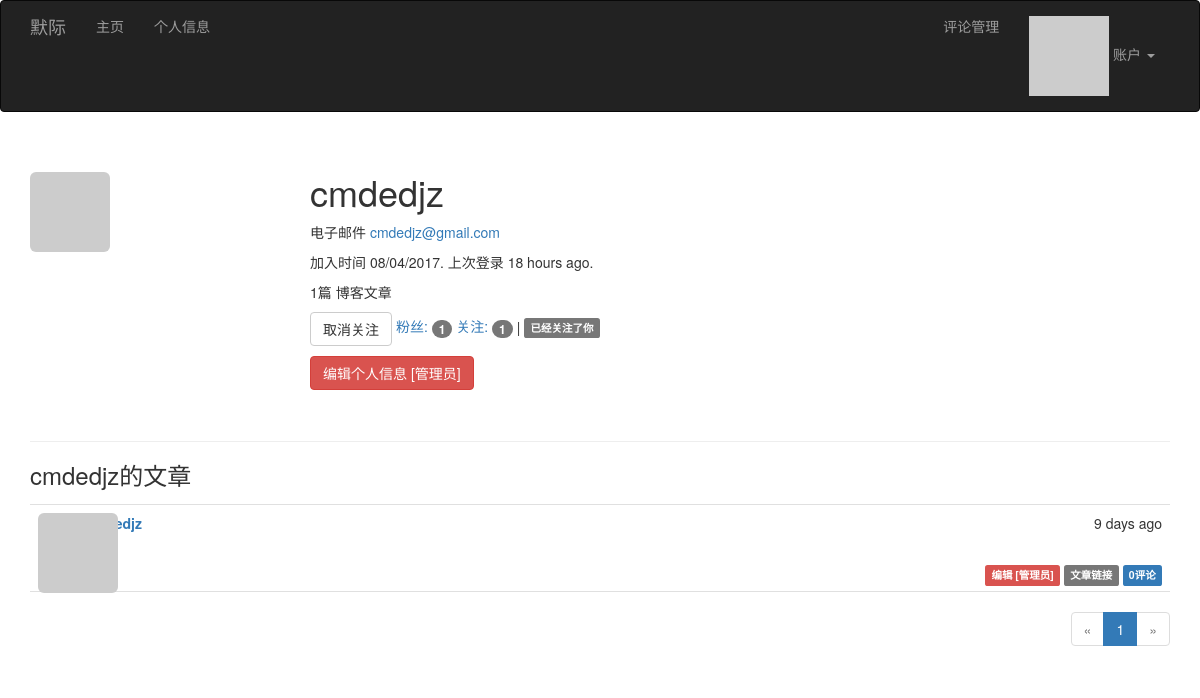
Page /user/cmdedjz (signed in) on the committed database.
### app/models.py (models this page shows, shortened)
class User(UserMixin, db.Model):
	__tablename__ = 'users'
	id = db.Column(db.Integer, primary_key=True)
	email = db.Column(db.String(64), unique=True, index=True)
	username = db.Column(db.String(64), unique=True, index=True)
	password_hash = db.Column(db.String(128))
	role_id = db.Column(db.Integer, db.ForeignKey('roles.id'))
	confirmed = db.Column(db.Boolean, default=False)
	name = db.Column(db.String(64))
	location = db.Column(db.String(64))
	about_me = db.Column(db.Text())
	member_since = db.Column(db.DateTime(), default=datetime.utcnow)
	last_seen = db.Column(db.DateTime(), default=datetime.utcnow)
	avatar_hash = db.Column(db.String(32))
	posts = db.relationship('Post', backref='author', lazy='dynamic')
	comments = db.relationship('Comment', backref='author', lazy='dynamic')
	followed = db.relationship('Follow',
							   foreign_keys=[Follow.follower_id],
							   backref=db.backref('follower', lazy='joined'),
							   lazy='dynamic',
							   cascade='all, delete-orphan')
	followers = db.relationship('Follow',
								foreign_keys=[Follow.followed_id],
								backref=db.backref('followed', lazy='joined'),
								lazy='dynamic',
								cascade='all, delete-orphan')
	@property
	def password(self):
		raise AttributeError('password is not a readable attribute')
	def can(self, permissions):
		return self.role is not None and \
			(self.role.permissions & permissions) == permissions
	def is_administrator(self):
		return self.can(Permission.ADMINISTER)
	def ping(self):
		self.last_seen = datetime.utcnow()
		db.session.add(self)
	def gravatar(self, size=100, default='identicon', rating='g'):
		if request.is_secure:
			url = 'https://secure.gravatar.com/avatar'
		else:
			url = 'http://www.gravatar.com/avatar'
		hash = self.avatar_hash or hashlib.md5(self.email.encode('utf-8')).hexdigest()
		return '{url}/{hash}?s={size}&d={default}&r={rating}'.format(url=url, hash=hash, size=size, default=default, rating=rating)
	def is_following(self, user):
		return self.followed.filter_by(
			followed_id=user.id).first() is not None

class Post(db.Model):
	__tablename__ = 'posts'
	id = db.Column(db.Integer, primary_key=True)
	body = db.Column(db.Text)
	timestamp = db.Column(db.DateTime, index=True, default=datetime.utcnow)
	author_id = db.Column(db.Integer, db.ForeignKey('users.id'))
	body_html = db.Column(db.Text)
	comments = db.relationship('Comment', backref='post', lazy='dynamic')

### app/main/views.py (the view)
@main.route('/user/<username>')
def user(username):
    user = User.query.filter_by(username=username).first()
    if user is None:
        abort(404)
    page = request.args.get('page', 1, type=int)
    pagination = user.posts.order_by(Post.timestamp.desc()).paginate(page, per_page=current_app.config['FLASKY_POSTS_PER_PAGE'], error_out=False)
    posts = pagination.items
    return render_template('user.html', user=user, posts=posts, pagination=pagination)

### app/auth/views.py (called while the page is built)
@auth.before_app_request
def before_request():
	if current_user.is_authenticated \
			and not current_user.confirmed \
			and request.endpoint[:5] != 'auth.' \
			and request.endpoint != 'static':
		return redirect(url_for('auth.unconfirmed'))

@auth.before_app_request
def before_request():
	if current_user.is_authenticated:
		current_user.ping()
		if not current_user.confirmed and request.endpoint[:5] != 'auth.':
			return redirect(url_for('auth.unconfirmed'))

### app/main/__init__.py (called while the page is built)
@main.app_context_processor
def inject_permissions():
	return dict(Permission=Permission)

### app/models.py (called while the page is built)
@login_manager.user_loader
def load_user(user_id):
	return User.query.get(int(user_id))

### app/templates/user.html (shortened to what this page needs)
{% extends "base.html" %}
{% import "_macros.html" as macros %}
{% block page_content %}
<div class="page-header">
    <img class="img-rounded profile-thumbnail" src="{{ user.gravatar(size=256) }}">
    <div class="profile-header">
        <h1>{{ user.username }}</h1>
        {% if current_user.is_administrator() %}
        <p>电子邮件 <a href="mailto:{{ user.email }}">{{ user.email }}</a></p>
        {% endif %}
        <p>加入时间 {{ moment(user.member_since).format('L') }}. 上次登录 {{ moment(user.last_seen).fromNow() }}.</p>
        <p>{{ user.posts.count() }}篇 博客文章</p>
        <p>
            {% if current_user.can(Permission.FOLLOW) and user != current_user %}
                {% if not current_user.is_following(user) %}
                <a href="{{ url_for('.follow', username=user.username) }}" class="btn btn-primary">关注</a>
                {% else %}
                <a href="{{ url_for('.unfollow', username=user.username) }}" class="btn btn-default">取消关注</a>
                {% endif %}
            {% endif %}
            <a href="{{ url_for('.followers', username=user.username) }}">粉丝: <span class="badge">{{ user.followers.count() - 1 }}</span></a>
            <a href="{{ url_for('.followed_by', username=user.username) }}">关注: <span class="badge">{{ user.followed.count() - 1 }}</span></a>
            {% if current_user.is_authenticated and user != current_user and user.is_following(current_user) %}
            | <span class="label label-default">已经关注了你</span>
            {% endif %}
        </p>
        <p>
            {% if current_user.is_administrator() %}
            <a class="btn btn-danger" href="{{ url_for('.edit_profile_admin', id=user.id) }}">编辑个人信息 [管理员]</a>
            {% endif %}
        </p>
    </div>
</div>
<h3>{{ user.username }}的文章</h3>
{% include '_posts.html' %}
{% if pagination %}
<div class="pagination">
{{ macros.pagination_widget(pagination, '.index') }}
</div>
{% endif %}
{% endblock %}

### app/templates/_posts.html
<ul class="posts">
    {% for post in posts %}
    <li class="post">
        <div class="post-thumbnail">
            <a href="{{ url_for('.user', username=post.author.username) }}">
                <img class="img-rounded profile-thumbnail" src="{{ post.author.gravatar(size=40) }}">
            </a>
        </div>
        <div class="post-content">
            <div class="post-date">{{ moment(post.timestamp).fromNow() }}</div>
            <div class="post-author"><a href="{{ url_for('.user', username=post.author.username) }}">{{ post.author.username }}</a></div>
            <div class="post-body">
			{% if post.body_html %}
				{{ post.body_html | safe }}
			{% else %}
				{{ post.body }}
			{% endif %}
			</div>
			<div class="post-footer">
				{% if current_user == post.author %}
                <a href="{{ url_for('.edit', id=post.id) }}">
                    <span class="label label-primary">编辑</span>
                </a>
                {% elif current_user.is_administrator() %}
                <a href="{{ url_for('.edit', id=post.id) }}">
                    <span class="label label-danger">编辑 [管理员]</span>
                </a>
                {% endif %}
                <a href="{{ url_for('.post', id=post.id) }}">
                    <span class="label label-default">文章链接</span>
                </a>
				<a href="{{ url_for('.post', id=post.id) }}#comments"><span class="label label-primary">{{ post.comments.count() }}评论</span> 				</a>
            </div>
        </div>
    </li>
    {% endfor %}
</ul>

### app/static/styles.css (style rules this page uses)
.profile-thumbnail { position: absolute; }
.profile-header { min-height: 260px; margin-left: 280px; }
ul.posts { list-style-type: none; padding: 0px; margin: 16px 0px 0px 0px; border-top: 1px solid #e0e0e0; }
ul.posts li.post { padding: 8px; border-bottom: 1px solid #e0e0e0; }
div.post-date { float: right; }
div.post-author { font-weight: bold; }
div.post-thumbnail { position: absolute; }
div.post-content { margin-left: 48px; min-height: 48px; }
div.post-footer { text-align: right; }
div.pagination { width: 100%; text-align: right; padding: 0px; margin: 0px; }

### rows in the picture
User: username "cmdedjz", email "cmdedjz@gmail.com", member_since "08/04/2017", last_seen "18 hours ago"
Post: timestamp "9 days ago", comments.count "0"

### other values in the picture
{{ user.posts.count() }} "1"
{{ user.followers.count() - 1 }} "1"
{{ user.followed.count() - 1 }} "1"
{{ p }} "1"
